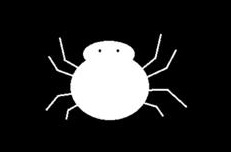
#> input picture 1.base/6.形态学运算/images/2.jpg, 231 x 152 px
$ jupyter execute '5.梯度运算.ipynb'
#> lines starting #> are read from the running program, lines starting #| are printed output that depends on the picture
[cell 1]
"""
这里的梯度是指图像梯度，可以简单地理解为像素的变化程度。如果几个连续的像素，其像素值跨度越大，则梯度值越大。

梯度运算的运算过程如图12.15所示，让原图的膨胀图减原图的腐蚀图。因为膨胀图比原图大，腐蚀图比原图小，利用腐蚀图将膨胀图掏空
"""
import matplotlib.pyplot as plt
import matplotlib
import cv2
import numpy as np
matplotlib.rcParams['font.sans-serif'] = ['SimHei']  # 设置中文字体为黑体
matplotlib.rcParams['axes.unicode_minus'] = False  # 解决负号显示问题
image=cv2.imread("./images/2.jpg");
#> image is the input picture: shape (152, 231, 3); min 0, max 255, mean 38.2
zeroArray=np.ones((5,5))
plt.subplot(221)
plt.title("原始图")
plt.imshow(cv2.cvtColor(image, cv2.COLOR_BGR2RGB))
plt.subplot(224)
plt.subplot(222)
plt.title("腐蚀")
dst = cv2.morphologyEx(image, cv2.MORPH_ERODE, zeroArray) #也可以使用这个形态学方法，效果和erode一致
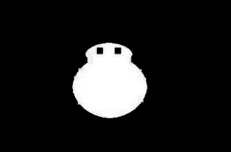
#> dst: shape (152, 231, 3); min 0, max 255, mean 29.1
plt.imshow(dst)
plt.subplot(223)
plt.title("膨胀")
dst = cv2.morphologyEx(image, cv2.MORPH_DILATE, zeroArray) #也可以使用这个形态学方法，效果和erode一致
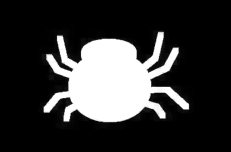
#> dst: shape (152, 231, 3); min 0, max 255, mean 53.5
plt.imshow(dst)
plt.subplot(224)
plt.title("梯度")
dst = cv2.morphologyEx(image, cv2.MORPH_GRADIENT, zeroArray) #也可以使用这个形态学方法，效果和erode一致
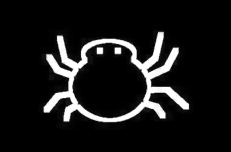
#> dst: shape (152, 231, 3); min 0, max 255, mean 24.5
plt.imshow(dst)
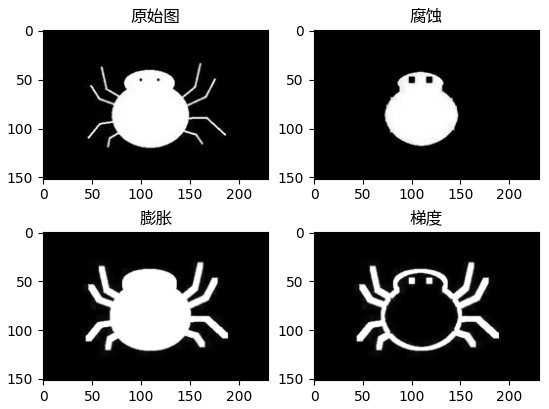
#> figure drawn by matplotlib, 4 panels

$ run again, with 1.base/6.形态学运算/images/1.jpg copied over 1.base/6.形态学运算/images/2.jpg
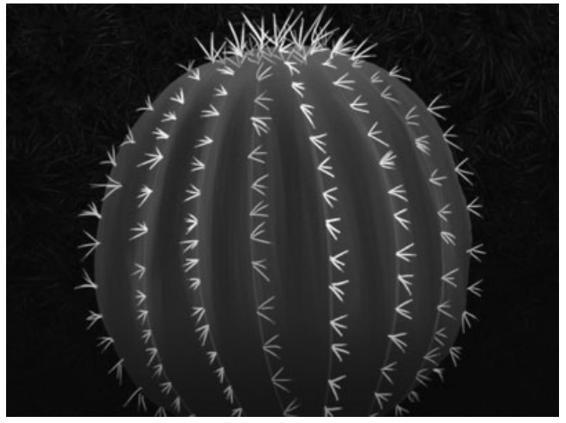
#> input picture 1.base/6.形态学运算/images/1.jpg, 566 x 423 px
#> image is the input picture: shape (423, 566, 3); min 0, max 255, mean 47.5
#> `dst = cv2.morphologyEx(image, cv2.MORPH_GRADIENT, zeroArray)`:
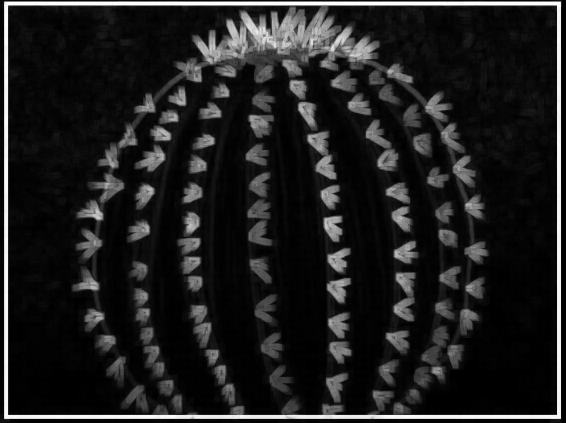
#> dst: shape (423, 566, 3); min 0, max 255, mean 30.3
#> `[cell 1] """ 这里的梯度是指图像梯度，可以简单地理解为像素的变化程度。如果几个连续的像素，其像素值跨度越大，则梯度值越大。  梯..`:
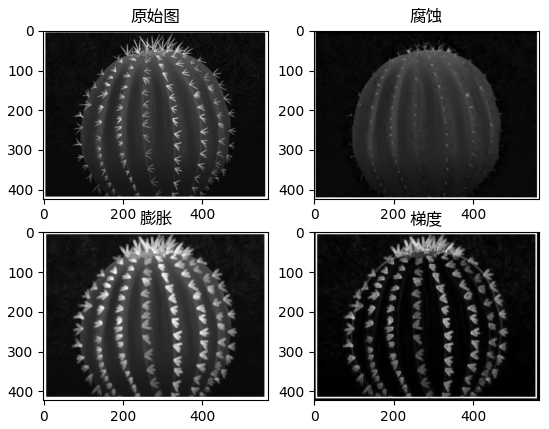
#> figure drawn by matplotlib, 4 panels
